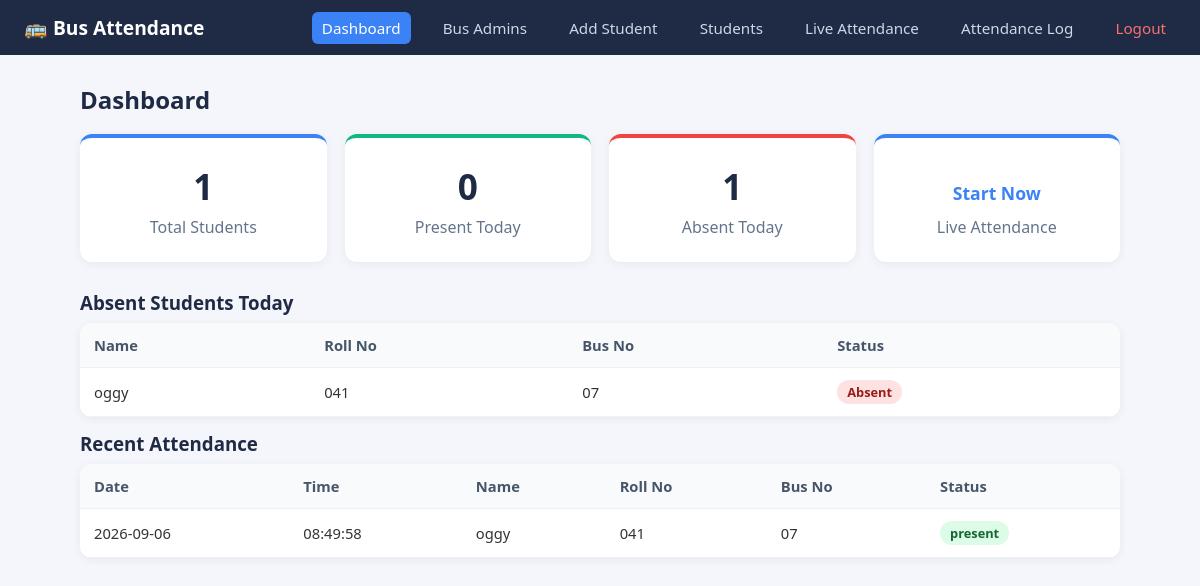
The page /dashboard (signed in) on the database as committed earlier.
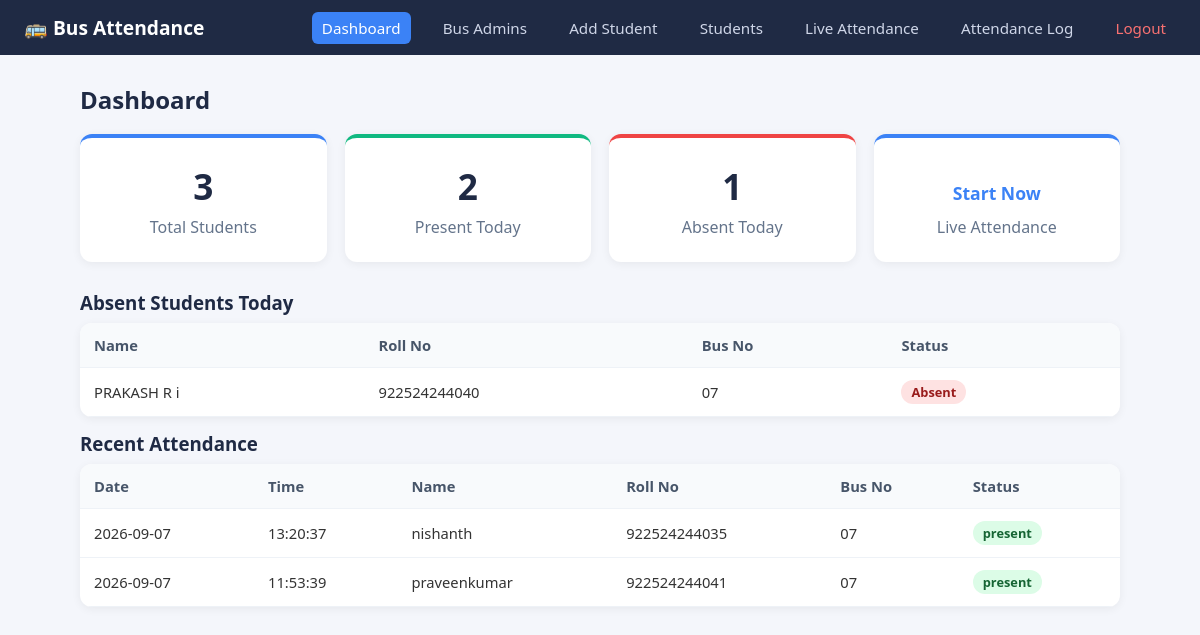
The same page on the database as committed later.
### tables this page shows
CREATE TABLE students (
            id INTEGER PRIMARY KEY AUTOINCREMENT,
            name TEXT NOT NULL,
            roll_no TEXT UNIQUE NOT NULL,
            bus_no TEXT NOT NULL,
            face_encoding BLOB,
            image_path TEXT,
            created_at TEXT DEFAULT CURRENT_TIMESTAMP
        , password TEXT NOT NULL DEFAULT '', boarding_point TEXT NOT NULL DEFAULT '', fees_amount REAL NOT NULL DEFAULT 0, year_of_study TEXT NOT NULL DEFAULT '', date_of_birth TEXT NOT NULL DEFAULT '');

CREATE TABLE attendance (
            id INTEGER PRIMARY KEY AUTOINCREMENT,
            student_id INTEGER NOT NULL,
            bus_no TEXT NOT NULL,
            date TEXT NOT NULL,
            time TEXT NOT NULL,
            status TEXT NOT NULL DEFAULT 'present', image_path TEXT,
            FOREIGN KEY (student_id) REFERENCES students(id)
        );

### app.py (the view)
@app.route("/dashboard")
@login_required
def dashboard():
    conn = get_db()
    bus_no = session.get("admin_bus_no")
    scope_sql = " WHERE bus_no = ?" if bus_no else ""
    scope_params = (bus_no,) if bus_no else ()
    students = conn.execute(
        f"SELECT COUNT(*) AS c FROM students{scope_sql}", scope_params
    ).fetchone()["c"]
    today = date.today().isoformat()
    present_today = conn.execute(
        "SELECT COUNT(DISTINCT student_id) AS c FROM attendance WHERE date = ? AND status = 'present'"
        + (" AND bus_no = ?" if bus_no else ""),
        (today, bus_no) if bus_no else (today,),
    ).fetchone()["c"]
    absent_students = conn.execute(
        """SELECT id, name, roll_no, bus_no
           FROM students
              WHERE NOT EXISTS (
               SELECT 1 FROM attendance
               WHERE attendance.student_id = students.id
                 AND attendance.date = ?
                                 AND attendance.status = 'present'
           )
              """ + (" AND students.bus_no = ?" if bus_no else "") + """
           ORDER BY bus_no ASC, name ASC""",
          (today, bus_no) if bus_no else (today,),
    ).fetchall()
    recent = conn.execute(
        """SELECT attendance.date, attendance.time, students.name, students.roll_no,
                   attendance.bus_no, attendance.status
            FROM attendance
            JOIN students ON students.id = attendance.student_id
            """ + ("WHERE attendance.bus_no = ?" if bus_no else "") + """
            ORDER BY attendance.id DESC LIMIT 10"""
        , (bus_no,) if bus_no else ()
    ).fetchall()
    conn.close()
    return render_template(
        "dashboard.html",
        total_students=students,
        present_today=present_today,
        absent_students=absent_students,
        recent=recent,
    )

### app.py (called while the page is built)
def get_db():
    conn = sqlite3.connect(DATABASE)
    conn.row_factory = sqlite3.Row
    return conn

def login_required(f):
    @wraps(f)
    def decorated(*args, **kwargs):
        if not session.get("admin_logged_in"):
            return redirect(url_for("login"))
        return f(*args, **kwargs)
    return decorated

### templates/dashboard.html (shortened to what this page needs)
<!DOCTYPE html>
<html lang="en">
<head>
    <link rel="stylesheet" href="{{ url_for('static', filename='style.css') }}">
</head>
<body>
    <nav class="navbar">
        <div class="nav-brand">🚌 Bus Attendance</div>
        <div class="nav-links">
            <a href="{{ url_for('dashboard') }}" class="active">Dashboard</a>
            {% if not session.get('admin_bus_no') %}
            <a href="{{ url_for('add_admin') }}">Bus Admins</a>
            {% endif %}
            <a href="{{ url_for('add_student') }}">Add Student</a>
            <a href="{{ url_for('students') }}">Students</a>
            <a href="{{ url_for('live_attendance') }}">Live Attendance</a>
            <a href="{{ url_for('attendance') }}">Attendance Log</a>
            <a href="{{ url_for('logout') }}" class="logout">Logout</a>
        </div>
    </nav>
    <main class="container">
        <h2>Dashboard</h2>
        <div class="cards">
            <div class="card">
                <div class="card-value">{{ total_students }}</div>
                <div class="card-label">Total Students</div>
            </div>
            <div class="card card-green">
                <div class="card-value">{{ present_today }}</div>
                <div class="card-label">Present Today</div>
            </div>
            <div class="card card-red">
                <div class="card-value">{{ absent_students|length }}</div>
                <div class="card-label">Absent Today</div>
            </div>
            <div class="card card-blue">
                <div class="card-value">
                    <a href="{{ url_for('live_attendance') }}" class="link">Start Now</a>
                </div>
                <div class="card-label">Live Attendance</div>
            </div>
        </div>
        <h3>Absent Students Today</h3>
        <div class="table-wrap">
            <table>
                <thead>
                    <tr>
                        <th>Name</th>
                        <th>Roll No</th>
                        <th>Bus No</th>
                        <th>Status</th>
                    </tr>
                </thead>
                <tbody>
                    {% for student in absent_students %}
                    <tr>
                        <td>{{ student['name'] }}</td>
                        <td>{{ student['roll_no'] }}</td>
                        <td>{{ student['bus_no'] }}</td>
                        <td><span class="badge badge-absent">Absent</span></td>
                    </tr>
                    {% else %}
                    <tr><td colspan="4" class="empty">All registered students are present today.</td></tr>
                    {% endfor %}
                </tbody>
            </table>
        </div>
        <h3>Recent Attendance</h3>
        <div class="table-wrap">
            <table>
                <thead>
                    <tr>
                        <th>Date</th>
                        <th>Time</th>
                        <th>Name</th>
                        <th>Roll No</th>
                        <th>Bus No</th>
                        <th>Status</th>
                    </tr>
                </thead>
                <tbody>
                    {% for r in recent %}
                    <tr>
                        <td>{{ r['date'] }}</td>
                        <td>{{ r['time'] }}</td>
                        <td>{{ r['name'] }}</td>
                        <td>{{ r['roll_no'] }}</td>
                        <td>{{ r['bus_no'] }}</td>
                        <td><span class="badge badge-present">{{ r['status'] }}</span></td>
                    </tr>
                    {% else %}
                    <tr><td colspan="6" class="empty">No attendance recorded yet.</td></tr>
                    {% endfor %}
                </tbody>
            </table>
        </div>
    </main>
</body>
</html>

### static/style.css (style rules this page uses)
* { margin: 0; padding: 0; box-sizing: border-box; }
body { font-family: "Segoe UI", Arial, sans-serif; background: #f4f6fb; color: #333; min-height: 100vh; }
.navbar { background: #1f2a44; color: #fff; display: flex; align-items: center; justify-content: space-between; padding: 14px 24px; flex-wrap: wrap; }
.nav-brand { font-size: 1.2rem; font-weight: 700; }
.nav-links a { color: #cfd6e8; text-decoration: none; margin-left: 18px; font-size: 0.95rem; padding: 6px 10px; border-radius: 6px; transition: background 0.2s, color 0.2s; }
.nav-links a.active { color: #fff; background: #3b82f6; }
.nav-links a.logout { color: #f87171; }
.container { max-width: 1080px; margin: 0 auto; padding: 28px 20px; }
h2 { margin-bottom: 18px; color: #1f2a44; }
h3 { margin: 14px 0 8px; color: #1f2a44; }
.cards { display: grid; grid-template-columns: repeat(auto-fit, minmax(220px, 1fr)); gap: 18px; margin-bottom: 28px; }
.card { background: #fff; border-radius: 12px; padding: 24px; text-align: center; box-shadow: 0 2px 10px rgba(0, 0, 0, 0.06); border-top: 4px solid #3b82f6; }
.card-green { border-top-color: #10b981; }
.card-blue { border-top-color: #3b82f6; }
.card-red { border-top-color: #ef4444; }
.card-value { font-size: 2.2rem; font-weight: 800; color: #1f2a44; }
.card-label { color: #64748b; margin-top: 6px; }
.link { color: #3b82f6; text-decoration: none; font-size: 1.1rem; }
.table-wrap { overflow-x: auto; background: #fff; border-radius: 12px; box-shadow: 0 2px 10px rgba(0, 0, 0, 0.06); }
table { width: 100%; border-collapse: collapse; }
th, td { padding: 12px 14px; text-align: left; border-bottom: 1px solid #eef2f7; font-size: 0.92rem; }
th { background: #f8fafc; color: #475569; font-weight: 700; }
.badge { display: inline-block; padding: 3px 10px; border-radius: 20px; font-size: 0.8rem; font-weight: 600; }
.badge-present { background: #dcfce7; color: #166534; }
.badge-absent { background: #fee2e2; color: #991b1b; }

Rows that differ between the two databases and show on the page:
removed students: name "oggy", roll_no "041", bus_no "07"
removed attendance: date "2026-09-06", time "08:49:58", name "oggy", roll_no "041", bus_no "07", status "present"
added students: name "PRAKASH R i", roll_no "922524244040", bus_no "07"
added attendance: date "2026-09-07", time "13:20:37", name "nishanth", roll_no "922524244035", bus_no "07", status "present"
added attendance: date "2026-09-07", time "11:53:39", name "praveenkumar", roll_no "922524244041", bus_no "07", status "present"
Other text that changed with them:
{{ total_students }}: "1" → "3"
{{ present_today }}: "0" → "2"
